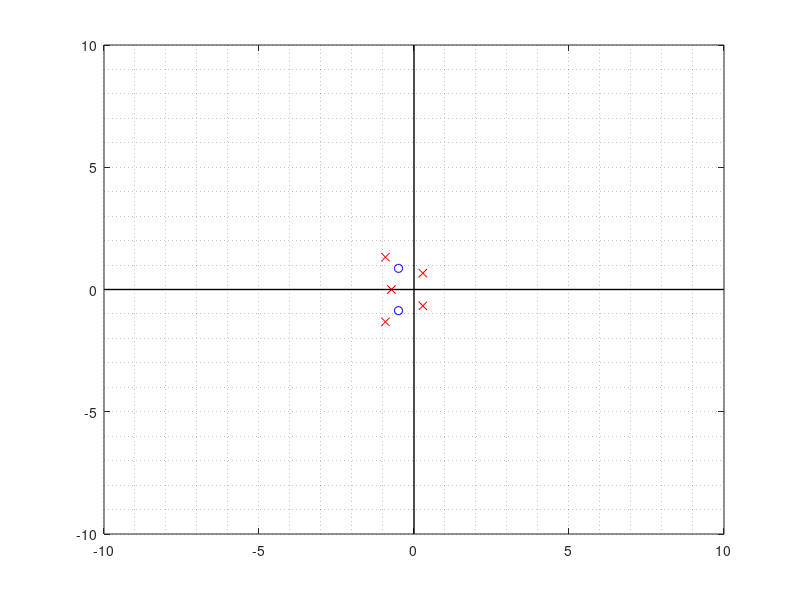

MATLAB code to generate this figure:
% Plot a line and points
clear
clc
G = tf([1 1 1 ],[1 2 3 1 1 1]);
[p,z] = pzmap(G);
figure
plot(real(p),imag(p),'xr','buttondownfcn',{@Mouse_Callback,'down'});
hold on
plot(real(z),imag(z),'ob','buttondownfcn',{@Mouse_Callback,'down'});
hold on
plot([-10 10],[0 0],'k','linewidth',1)
hold on
plot([0 0],[-10 10],'k','linewidth',1)
grid minor

% Callback function for each point
function Mouse_Callback(hObj,~,action)
persistent curobj xdata ydata ind
pos = get(gca,'CurrentPoint');
switch action
    case 'down'
        curobj = hObj;
        xdata = get(hObj,'xdata');
        ydata = get(hObj,'ydata');
        [~,ind] = min(sum((xdata-pos(1)).^2+(ydata-pos(3)).^2,1));
        set(gcf,...
            'WindowButtonMotionFcn',  {@Mouse_Callback,'move'},...
            'WindowButtonUpFcn',      {@Mouse_Callback,'up'});
    case 'move'
        even_place = mod(ind,2);
        data_length = length(ydata);
        
        if ind ~= data_length && even_place
            ydata(ind-1) = - ydata(ind);
            xdata(ind-1) = xdata(ind);
            ydata(ind) = pos(3);
            set(curobj,'ydata',ydata)
            xdata(ind) = pos(1);
            set(curobj,'xdata',xdata)
        end

        if ydata(ind) == 0
            xdata(ind) = pos(1);
            set(curobj,'xdata',xdata)
        end
    case 'up'
        set(gcf,...
            'WindowButtonMotionFcn',  '',...
            'WindowButtonUpFcn',      '');
end
end

